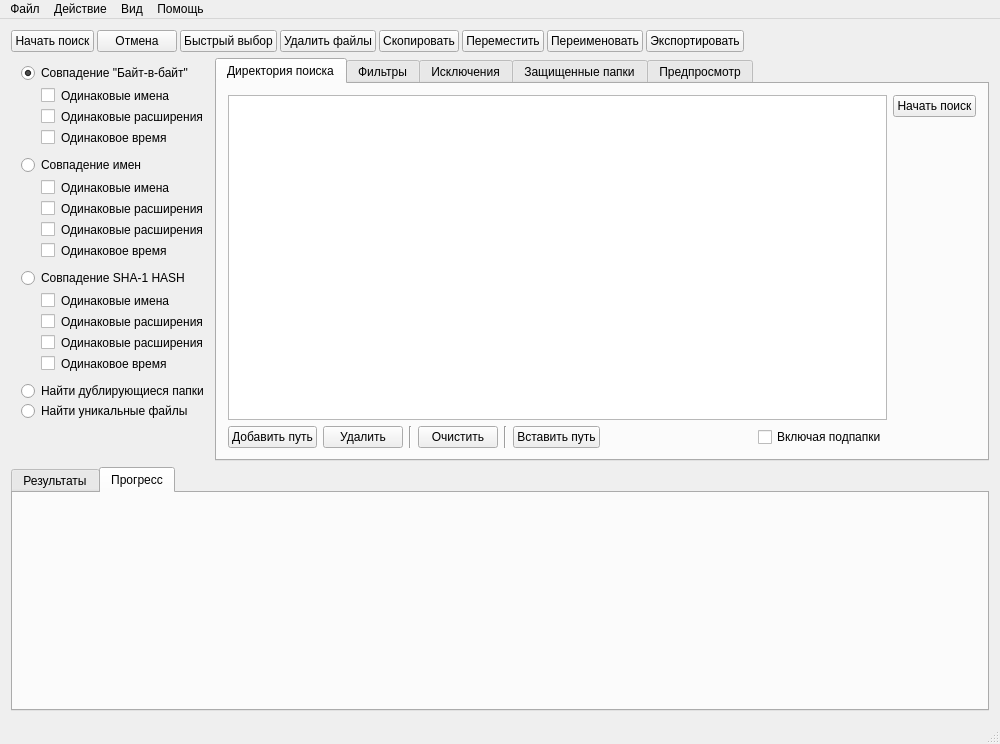
<?xml version="1.0" encoding="UTF-8"?>
<ui version="4.0">
 <class>MainWindow</class>
 <widget class="QMainWindow" name="MainWindow">
  <property name="geometry">
   <rect>
    <x>0</x>
    <y>0</y>
    <width>1000</width>
    <height>744</height>
   </rect>
  </property>
  <property name="sizePolicy">
   <sizepolicy hsizetype="Preferred" vsizetype="Fixed">
    <horstretch>0</horstretch>
    <verstretch>0</verstretch>
   </sizepolicy>
  </property>
  <property name="windowTitle">
   <string>Duplicate File Finder</string>
  </property>
  <widget class="QWidget" name="centralWidget">
   <layout class="QGridLayout" name="gridLayout_2">
    <item row="0" column="0">
     <layout class="QGridLayout" name="gridLayout">
      <item row="1" column="0">
       <layout class="QHBoxLayout" name="horizontalLayout_2">
        <item>
         <layout class="QVBoxLayout" name="verticalLayout">
          <property name="spacing">
           <number>0</number>
          </property>
          <property name="leftMargin">
           <number>10</number>
          </property>
          <property name="topMargin">
           <number>5</number>
          </property>
          <item>
           <widget class="QRadioButton" name="rbtByteByByte">
            <property name="text">
             <string>Совпадение &quot;Байт-в-байт&quot;</string>
            </property>
            <property name="checkable">
             <bool>true</bool>
            </property>
            <property name="checked">
             <bool>true</bool>
            </property>
           </widget>
          </item>
          <item>
           <widget class="QGroupBox" name="grpByteByByte">
            <property name="sizePolicy">
             <sizepolicy hsizetype="Preferred" vsizetype="Preferred">
              <horstretch>0</horstretch>
              <verstretch>0</verstretch>
             </sizepolicy>
            </property>
            <property name="styleSheet">
             <string notr="true">border: 0px;</string>
            </property>
            <property name="title">
             <string/>
            </property>
            <property name="flat">
             <bool>true</bool>
            </property>
            <layout class="QVBoxLayout" name="verticalLayout_2">
             <property name="leftMargin">
              <number>20</number>
             </property>
             <property name="topMargin">
              <number>5</number>
             </property>
             <property name="rightMargin">
              <number>0</number>
             </property>
             <property name="bottomMargin">
              <number>10</number>
             </property>
             <item>
              <widget class="QCheckBox" name="chbBBFilename">
               <property name="text">
                <string>Одинаковые имена</string>
               </property>
              </widget>
             </item>
             <item>
              <widget class="QCheckBox" name="chbBBExtension">
               <property name="text">
                <string>Одинаковые расширения</string>
               </property>
              </widget>
             </item>
             <item>
              <widget class="QCheckBox" name="chbBBDatetime">
               <property name="text">
                <string>Одинаковое время</string>
               </property>
              </widget>
             </item>
            </layout>
           </widget>
          </item>
          <item>
           <widget class="QRadioButton" name="rbtFilename">
            <property name="text">
             <string>Совпадение имен</string>
            </property>
           </widget>
          </item>
          <item>
           <widget class="QGroupBox" name="grpFilename">
            <property name="sizePolicy">
             <sizepolicy hsizetype="Preferred" vsizetype="Preferred">
              <horstretch>0</horstretch>
              <verstretch>0</verstretch>
             </sizepolicy>
            </property>
            <property name="styleSheet">
             <string notr="true">border: 0px;</string>
            </property>
            <property name="title">
             <string/>
            </property>
            <property name="flat">
             <bool>true</bool>
            </property>
            <property name="checkable">
             <bool>false</bool>
            </property>
            <layout class="QVBoxLayout" name="verticalLayout_3">
             <property name="leftMargin">
              <number>20</number>
             </property>
             <property name="topMargin">
              <number>5</number>
             </property>
             <property name="rightMargin">
              <number>0</number>
             </property>
             <property name="bottomMargin">
              <number>10</number>
             </property>
             <item>
              <widget class="QCheckBox" name="chbFNFilename">
               <property name="text">
                <string>Одинаковые имена</string>
               </property>
              </widget>
             </item>
             <item>
              <widget class="QCheckBox" name="chbFNExtension">
               <property name="text">
                <string>Одинаковые расширения</string>
               </property>
              </widget>
             </item>
             <item>
              <widget class="QCheckBox" name="chbFNFileSize">
               <property name="text">
                <string>Одинаковые расширения</string>
               </property>
              </widget>
             </item>
             <item>
              <widget class="QCheckBox" name="chbFNDatetime">
               <property name="text">
                <string>Одинаковое время</string>
               </property>
              </widget>
             </item>
            </layout>
           </widget>
          </item>
          <item>
           <widget class="QRadioButton" name="rbtHash">
            <property name="text">
             <string>Совпадение SHA-1 HASH</string>
            </property>
           </widget>
          </item>
          <item>
           <widget class="QGroupBox" name="grpHash">
            <property name="enabled">
             <bool>true</bool>
            </property>
            <property name="sizePolicy">
             <sizepolicy hsizetype="Preferred" vsizetype="Preferred">
              <horstretch>0</horstretch>
              <verstretch>0</verstretch>
             </sizepolicy>
            </property>
            <property name="styleSheet">
             <string notr="true">border: 0px;</string>
            </property>
            <property name="title">
             <string/>
            </property>
            <property name="flat">
             <bool>true</bool>
            </property>
            <property name="checkable">
             <bool>false</bool>
            </property>
            <layout class="QVBoxLayout" name="verticalLayout_3">
             <property name="leftMargin">
              <number>20</number>
             </property>
             <property name="topMargin">
              <number>5</number>
             </property>
             <property name="rightMargin">
              <number>0</number>
             </property>
             <property name="bottomMargin">
              <number>10</number>
             </property>
             <item>
              <widget class="QCheckBox" name="chbHashFilename">
               <property name="text">
                <string>Одинаковые имена</string>
               </property>
              </widget>
             </item>
             <item>
              <widget class="QCheckBox" name="chbHashExtension">
               <property name="text">
                <string>Одинаковые расширения</string>
               </property>
              </widget>
             </item>
             <item>
              <widget class="QCheckBox" name="chbHashFileSize">
               <property name="text">
                <string>Одинаковые расширения</string>
               </property>
              </widget>
             </item>
             <item>
              <widget class="QCheckBox" name="chbHashUseCache">
               <property name="text">
                <string>Одинаковое время</string>
               </property>
              </widget>
             </item>
            </layout>
           </widget>
          </item>
          <item>
           <widget class="QRadioButton" name="rbtFolders">
            <property name="text">
             <string>Найти дублирующиеся папки</string>
            </property>
           </widget>
          </item>
          <item>
           <widget class="QRadioButton" name="rbtUnique">
            <property name="text">
             <string>Найти уникальные файлы</string>
            </property>
           </widget>
          </item>
          <item>
           <spacer name="vspacerTypes">
            <property name="orientation">
             <enum>Qt::Vertical</enum>
            </property>
            <property name="sizeHint" stdset="0">
             <size>
              <width>20</width>
              <height>40</height>
             </size>
            </property>
           </spacer>
          </item>
         </layout>
        </item>
        <item>
         <widget class="QTabWidget" name="tabWidget">
          <property name="currentIndex">
           <number>0</number>
          </property>
          <widget class="QWidget" name="tabDirectories">
           <attribute name="title">
            <string>Директория поиска</string>
           </attribute>
           <layout class="QGridLayout" name="gridLayout_4">
            <item row="0" column="0">
             <layout class="QGridLayout" name="gridLayout_3">
              <item row="0" column="0">
               <layout class="QVBoxLayout" name="verticalLayout_5">
                <item>
                 <widget class="QListView" name="listView"/>
                </item>
                <item>
                 <layout class="QHBoxLayout" name="horizontalLayout_3">
                  <item>
                   <widget class="QPushButton" name="btnAddPath">
                    <property name="text">
                     <string>Добавить путь</string>
                    </property>
                   </widget>
                  </item>
                  <item>
                   <widget class="QPushButton" name="btnRemovePath">
                    <property name="text">
                     <string>Удалить</string>
                    </property>
                   </widget>
                  </item>
                  <item>
                   <widget class="Line" name="line">
                    <property name="orientation">
                     <enum>Qt::Vertical</enum>
                    </property>
                   </widget>
                  </item>
                  <item>
                   <widget class="QPushButton" name="btnClearPath">
                    <property name="text">
                     <string>Очистить</string>
                    </property>
                   </widget>
                  </item>
                  <item>
                   <widget class="Line" name="line_2">
                    <property name="orientation">
                     <enum>Qt::Vertical</enum>
                    </property>
                   </widget>
                  </item>
                  <item>
                   <widget class="QPushButton" name="btnPastePath">
                    <property name="text">
                     <string>Вставить путь</string>
                    </property>
                   </widget>
                  </item>
                  <item>
                   <spacer name="horizontalSpacer_2">
                    <property name="orientation">
                     <enum>Qt::Horizontal</enum>
                    </property>
                    <property name="sizeHint" stdset="0">
                     <size>
                      <width>40</width>
                      <height>20</height>
                     </size>
                    </property>
                   </spacer>
                  </item>
                  <item>
                   <widget class="QCheckBox" name="chkIncludeSubfolders">
                    <property name="text">
                     <string>Включая подпапки</string>
                    </property>
                   </widget>
                  </item>
                 </layout>
                </item>
               </layout>
              </item>
              <item row="0" column="1">
               <layout class="QVBoxLayout" name="verticalLayout_4">
                <item>
                 <widget class="QPushButton" name="btnSearch">
                  <property name="text">
                   <string>Начать поиск</string>
                  </property>
                 </widget>
                </item>
                <item>
                 <spacer name="verticalSpacer">
                  <property name="orientation">
                   <enum>Qt::Vertical</enum>
                  </property>
                  <property name="sizeHint" stdset="0">
                   <size>
                    <width>20</width>
                    <height>40</height>
                   </size>
                  </property>
                 </spacer>
                </item>
               </layout>
              </item>
             </layout>
            </item>
           </layout>
          </widget>
          <widget class="QWidget" name="tabFilters">
           <attribute name="title">
            <string>Фильтры</string>
           </attribute>
          </widget>
          <widget class="QWidget" name="tabExclusions">
           <attribute name="title">
            <string>Исключения</string>
           </attribute>
          </widget>
          <widget class="QWidget" name="tabProtect">
           <attribute name="title">
            <string>Защищенные папки</string>
           </attribute>
          </widget>
          <widget class="QWidget" name="tabPreview">
           <attribute name="title">
            <string>Предпросмотр</string>
           </attribute>
          </widget>
         </widget>
        </item>
       </layout>
      </item>
      <item row="0" column="0">
       <layout class="QHBoxLayout" name="horizontalLayout">
        <property name="spacing">
         <number>3</number>
        </property>
        <item>
         <widget class="QPushButton" name="clbSearch">
          <property name="sizePolicy">
           <sizepolicy hsizetype="Maximum" vsizetype="Preferred">
            <horstretch>0</horstretch>
            <verstretch>0</verstretch>
           </sizepolicy>
          </property>
          <property name="text">
           <string>Начать поиск</string>
          </property>
          <property name="icon">
           <iconset resource="resources.qrc">
            <normaloff>:/icons/search.png</normaloff>:/icons/search.png</iconset>
          </property>
         </widget>
        </item>
        <item>
         <widget class="QPushButton" name="clbCancel">
          <property name="sizePolicy">
           <sizepolicy hsizetype="Maximum" vsizetype="Preferred">
            <horstretch>0</horstretch>
            <verstretch>0</verstretch>
           </sizepolicy>
          </property>
          <property name="text">
           <string>Отмена</string>
          </property>
          <property name="icon">
           <iconset resource="resources.qrc">
            <normaloff>:/icons/cancel.png</normaloff>:/icons/cancel.png</iconset>
          </property>
         </widget>
        </item>
        <item>
         <widget class="QPushButton" name="clbEasyMarking">
          <property name="sizePolicy">
           <sizepolicy hsizetype="Maximum" vsizetype="Preferred">
            <horstretch>0</horstretch>
            <verstretch>0</verstretch>
           </sizepolicy>
          </property>
          <property name="text">
           <string>Быстрый выбор</string>
          </property>
          <property name="icon">
           <iconset resource="resources.qrc">
            <normaloff>:/icons/ok.png</normaloff>:/icons/ok.png</iconset>
          </property>
         </widget>
        </item>
        <item>
         <widget class="QPushButton" name="clbDelete">
          <property name="sizePolicy">
           <sizepolicy hsizetype="Maximum" vsizetype="Preferred">
            <horstretch>0</horstretch>
            <verstretch>0</verstretch>
           </sizepolicy>
          </property>
          <property name="focusPolicy">
           <enum>Qt::StrongFocus</enum>
          </property>
          <property name="text">
           <string>Удалить файлы</string>
          </property>
          <property name="icon">
           <iconset resource="resources.qrc">
            <normaloff>:/icons/delete.png</normaloff>:/icons/delete.png</iconset>
          </property>
         </widget>
        </item>
        <item>
         <widget class="QPushButton" name="clbCopy">
          <property name="sizePolicy">
           <sizepolicy hsizetype="Maximum" vsizetype="Preferred">
            <horstretch>0</horstretch>
            <verstretch>0</verstretch>
           </sizepolicy>
          </property>
          <property name="text">
           <string>Скопировать</string>
          </property>
          <property name="icon">
           <iconset resource="resources.qrc">
            <normaloff>:/icons/copy.png</normaloff>:/icons/copy.png</iconset>
          </property>
         </widget>
        </item>
        <item>
         <widget class="QPushButton" name="clbMove">
          <property name="sizePolicy">
           <sizepolicy hsizetype="Maximum" vsizetype="Preferred">
            <horstretch>0</horstretch>
            <verstretch>0</verstretch>
           </sizepolicy>
          </property>
          <property name="text">
           <string>Переместить</string>
          </property>
          <property name="icon">
           <iconset resource="resources.qrc">
            <normaloff>:/icons/move.png</normaloff>:/icons/move.png</iconset>
          </property>
         </widget>
        </item>
        <item>
         <widget class="QPushButton" name="clbRename">
          <property name="sizePolicy">
           <sizepolicy hsizetype="Maximum" vsizetype="Preferred">
            <horstretch>0</horstretch>
            <verstretch>0</verstretch>
           </sizepolicy>
          </property>
          <property name="text">
           <string>Переименовать</string>
          </property>
          <property name="icon">
           <iconset resource="resources.qrc">
            <normaloff>:/icons/rename.png</normaloff>:/icons/rename.png</iconset>
          </property>
         </widget>
        </item>
        <item>
         <widget class="QPushButton" name="clbExport">
          <property name="sizePolicy">
           <sizepolicy hsizetype="Maximum" vsizetype="Preferred">
            <horstretch>0</horstretch>
            <verstretch>0</verstretch>
           </sizepolicy>
          </property>
          <property name="text">
           <string>Экспортировать</string>
          </property>
          <property name="icon">
           <iconset resource="resources.qrc">
            <normaloff>:/icons/export.png</normaloff>:/icons/export.png</iconset>
          </property>
         </widget>
        </item>
        <item>
         <spacer name="horizontalSpacer">
          <property name="orientation">
           <enum>Qt::Horizontal</enum>
          </property>
          <property name="sizeHint" stdset="0">
           <size>
            <width>40</width>
            <height>0</height>
           </size>
          </property>
         </spacer>
        </item>
       </layout>
      </item>
      <item row="2" column="0">
       <widget class="QTabWidget" name="tabResults">
        <property name="currentIndex">
         <number>1</number>
        </property>
        <widget class="QWidget" name="tabResultList">
         <attribute name="title">
          <string>Результаты</string>
         </attribute>
        </widget>
        <widget class="QWidget" name="tabProgress">
         <attribute name="title">
          <string>Прогресс</string>
         </attribute>
        </widget>
       </widget>
      </item>
     </layout>
    </item>
   </layout>
  </widget>
  <widget class="QMenuBar" name="menuBar">
   <property name="geometry">
    <rect>
     <x>0</x>
     <y>0</y>
     <width>1000</width>
     <height>21</height>
    </rect>
   </property>
   <property name="defaultUp">
    <bool>false</bool>
   </property>
   <widget class="QMenu" name="menuFile">
    <property name="title">
     <string>Файл</string>
    </property>
   </widget>
   <widget class="QMenu" name="menuAction">
    <property name="title">
     <string>Действие</string>
    </property>
   </widget>
   <widget class="QMenu" name="menuView">
    <property name="title">
     <string>Вид</string>
    </property>
   </widget>
   <widget class="QMenu" name="menuHelp">
    <property name="title">
     <string>Помощь</string>
    </property>
   </widget>
   <addaction name="menuFile"/>
   <addaction name="menuAction"/>
   <addaction name="menuView"/>
   <addaction name="menuHelp"/>
  </widget>
  <widget class="QStatusBar" name="statusBar"/>
 </widget>
 <layoutdefault spacing="6" margin="11"/>
 <resources>
  <include location="resources.qrc"/>
 </resources>
 <connections/>
</ui>
